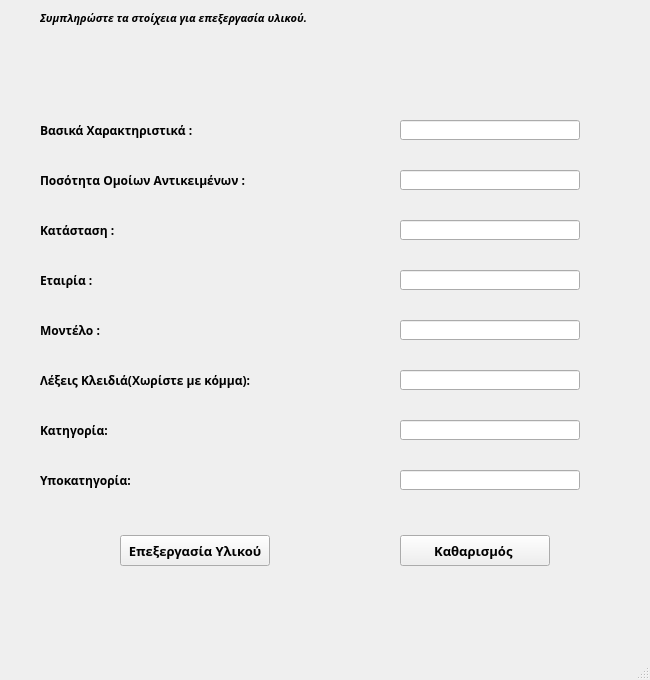
<?xml version="1.0" encoding="UTF-8"?>
<ui version="4.0">
 <class>edit_material</class>
 <widget class="QMainWindow" name="edit_material">
  <property name="geometry">
   <rect>
    <x>0</x>
    <y>0</y>
    <width>650</width>
    <height>680</height>
   </rect>
  </property>
  <property name="minimumSize">
   <size>
    <width>650</width>
    <height>680</height>
   </size>
  </property>
  <property name="maximumSize">
   <size>
    <width>650</width>
    <height>680</height>
   </size>
  </property>
  <property name="windowTitle">
   <string>Επεξεργασία Υλικού</string>
  </property>
  <property name="windowIcon">
   <iconset>
    <normaloff>media/gear.png</normaloff>media/gear.png</iconset>
  </property>
  <widget class="QWidget" name="centralwidget">
   <widget class="QPushButton" name="update_material_button">
    <property name="geometry">
     <rect>
      <x>120</x>
      <y>535</y>
      <width>150</width>
      <height>31</height>
     </rect>
    </property>
    <property name="font">
     <font>
      <family>Sitka</family>
      <pointsize>10</pointsize>
      <weight>75</weight>
      <bold>true</bold>
     </font>
    </property>
    <property name="text">
     <string>Επεξεργασία Υλικού</string>
    </property>
   </widget>
   <widget class="QPushButton" name="clear_material_fields">
    <property name="geometry">
     <rect>
      <x>400</x>
      <y>535</y>
      <width>150</width>
      <height>31</height>
     </rect>
    </property>
    <property name="font">
     <font>
      <family>Sitka</family>
      <pointsize>10</pointsize>
      <weight>75</weight>
      <bold>true</bold>
     </font>
    </property>
    <property name="text">
     <string>Καθαρισμός </string>
    </property>
   </widget>
   <widget class="QLabel" name="label">
    <property name="geometry">
     <rect>
      <x>40</x>
      <y>10</y>
      <width>361</width>
      <height>16</height>
     </rect>
    </property>
    <property name="font">
     <font>
      <family>Lucida Calligraphy</family>
      <pointsize>8</pointsize>
      <weight>75</weight>
      <italic>true</italic>
      <bold>true</bold>
     </font>
    </property>
    <property name="text">
     <string>Συμπληρώστε τα στοίχεια για επεξεργασία υλικού.</string>
    </property>
   </widget>
   <widget class="QLineEdit" name="lineEdit_material">
    <property name="geometry">
     <rect>
      <x>400</x>
      <y>120</y>
      <width>180</width>
      <height>20</height>
     </rect>
    </property>
   </widget>
   <widget class="QLineEdit" name="lineEdit_2_material">
    <property name="geometry">
     <rect>
      <x>400</x>
      <y>170</y>
      <width>180</width>
      <height>20</height>
     </rect>
    </property>
   </widget>
   <widget class="QLineEdit" name="lineEdit_3_material">
    <property name="geometry">
     <rect>
      <x>400</x>
      <y>220</y>
      <width>180</width>
      <height>20</height>
     </rect>
    </property>
   </widget>
   <widget class="QLineEdit" name="lineEdit_4_material">
    <property name="geometry">
     <rect>
      <x>400</x>
      <y>270</y>
      <width>180</width>
      <height>20</height>
     </rect>
    </property>
   </widget>
   <widget class="QLineEdit" name="lineEdit_5_material">
    <property name="geometry">
     <rect>
      <x>400</x>
      <y>320</y>
      <width>180</width>
      <height>20</height>
     </rect>
    </property>
   </widget>
   <widget class="QLabel" name="label_material_xaraktiristika">
    <property name="geometry">
     <rect>
      <x>40</x>
      <y>120</y>
      <width>350</width>
      <height>21</height>
     </rect>
    </property>
    <property name="font">
     <font>
      <family>Sitka Text</family>
      <pointsize>9</pointsize>
      <weight>75</weight>
      <bold>true</bold>
     </font>
    </property>
    <property name="text">
     <string>Βασικά Χαρακτηριστικά :</string>
    </property>
   </widget>
   <widget class="QLabel" name="label_material_xaraktiristika_2">
    <property name="geometry">
     <rect>
      <x>40</x>
      <y>170</y>
      <width>350</width>
      <height>21</height>
     </rect>
    </property>
    <property name="font">
     <font>
      <family>Sitka Text</family>
      <pointsize>9</pointsize>
      <weight>75</weight>
      <bold>true</bold>
     </font>
    </property>
    <property name="text">
     <string>Ποσότητα Ομοίων Αντικειμένων :</string>
    </property>
   </widget>
   <widget class="QLabel" name="label_material_xaraktiristika_3">
    <property name="geometry">
     <rect>
      <x>40</x>
      <y>220</y>
      <width>350</width>
      <height>21</height>
     </rect>
    </property>
    <property name="font">
     <font>
      <family>Sitka Text</family>
      <pointsize>9</pointsize>
      <weight>75</weight>
      <bold>true</bold>
     </font>
    </property>
    <property name="text">
     <string>Κατάσταση :</string>
    </property>
   </widget>
   <widget class="QLabel" name="label_material_xaraktiristika_4">
    <property name="geometry">
     <rect>
      <x>40</x>
      <y>270</y>
      <width>350</width>
      <height>21</height>
     </rect>
    </property>
    <property name="font">
     <font>
      <family>Sitka Text</family>
      <pointsize>9</pointsize>
      <weight>75</weight>
      <bold>true</bold>
     </font>
    </property>
    <property name="text">
     <string>Εταιρία :</string>
    </property>
   </widget>
   <widget class="QLabel" name="label_material_xaraktiristika_5">
    <property name="geometry">
     <rect>
      <x>40</x>
      <y>320</y>
      <width>350</width>
      <height>21</height>
     </rect>
    </property>
    <property name="font">
     <font>
      <family>Sitka Text</family>
      <pointsize>9</pointsize>
      <weight>75</weight>
      <bold>true</bold>
     </font>
    </property>
    <property name="text">
     <string>Μοντέλο :</string>
    </property>
   </widget>
   <widget class="QLabel" name="label_material_xaraktiristika_6">
    <property name="geometry">
     <rect>
      <x>40</x>
      <y>370</y>
      <width>350</width>
      <height>21</height>
     </rect>
    </property>
    <property name="font">
     <font>
      <family>Sitka Text</family>
      <pointsize>9</pointsize>
      <weight>75</weight>
      <bold>true</bold>
     </font>
    </property>
    <property name="text">
     <string>Λέξεις Κλειδιά(Χωρίστε με κόμμα):</string>
    </property>
   </widget>
   <widget class="QLineEdit" name="lineEdit_6_material">
    <property name="geometry">
     <rect>
      <x>400</x>
      <y>370</y>
      <width>180</width>
      <height>20</height>
     </rect>
    </property>
   </widget>
   <widget class="QLabel" name="label_material_xaraktiristika_7">
    <property name="geometry">
     <rect>
      <x>40</x>
      <y>420</y>
      <width>350</width>
      <height>21</height>
     </rect>
    </property>
    <property name="font">
     <font>
      <family>Sitka Text</family>
      <pointsize>9</pointsize>
      <weight>75</weight>
      <bold>true</bold>
     </font>
    </property>
    <property name="text">
     <string>Κατηγορία:</string>
    </property>
   </widget>
   <widget class="QLabel" name="label_material_xaraktiristika_8">
    <property name="geometry">
     <rect>
      <x>40</x>
      <y>470</y>
      <width>350</width>
      <height>21</height>
     </rect>
    </property>
    <property name="font">
     <font>
      <family>Sitka Text</family>
      <pointsize>9</pointsize>
      <weight>75</weight>
      <bold>true</bold>
     </font>
    </property>
    <property name="text">
     <string>Υποκατηγορία:</string>
    </property>
   </widget>
   <widget class="QLineEdit" name="lineEdit_7_material">
    <property name="geometry">
     <rect>
      <x>400</x>
      <y>420</y>
      <width>180</width>
      <height>20</height>
     </rect>
    </property>
   </widget>
   <widget class="QLineEdit" name="lineEdit_8_material">
    <property name="geometry">
     <rect>
      <x>400</x>
      <y>470</y>
      <width>180</width>
      <height>20</height>
     </rect>
    </property>
   </widget>
  </widget>
  <widget class="QMenuBar" name="menubar">
   <property name="geometry">
    <rect>
     <x>0</x>
     <y>0</y>
     <width>650</width>
     <height>21</height>
    </rect>
   </property>
  </widget>
  <widget class="QStatusBar" name="statusbar"/>
 </widget>
 <resources/>
 <connections/>
</ui>
